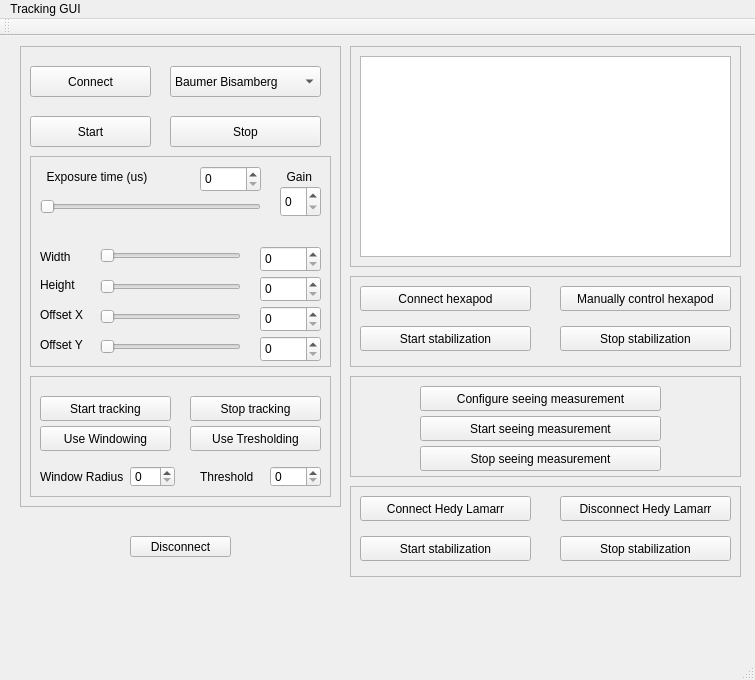
<?xml version="1.0" encoding="UTF-8"?>
<ui version="4.0">
 <class>TrackingGui</class>
 <widget class="QMainWindow" name="TrackingGui">
  <property name="geometry">
   <rect>
    <x>0</x>
    <y>0</y>
    <width>755</width>
    <height>680</height>
   </rect>
  </property>
  <property name="windowTitle">
   <string>TrackingGui</string>
  </property>
  <widget class="QWidget" name="centralWidget">
   <widget class="QFrame" name="F_Camera">
    <property name="geometry">
     <rect>
      <x>20</x>
      <y>10</y>
      <width>321</width>
      <height>461</height>
     </rect>
    </property>
    <property name="frameShape">
     <enum>QFrame::StyledPanel</enum>
    </property>
    <property name="frameShadow">
     <enum>QFrame::Raised</enum>
    </property>
    <widget class="QPushButton" name="PB_ConnectCam">
     <property name="geometry">
      <rect>
       <x>10</x>
       <y>20</y>
       <width>121</width>
       <height>31</height>
      </rect>
     </property>
     <property name="text">
      <string>Connect</string>
     </property>
    </widget>
    <widget class="QPushButton" name="PB_StartCam">
     <property name="geometry">
      <rect>
       <x>10</x>
       <y>70</y>
       <width>121</width>
       <height>31</height>
      </rect>
     </property>
     <property name="text">
      <string>Start</string>
     </property>
    </widget>
    <widget class="QPushButton" name="PB_StopCam">
     <property name="geometry">
      <rect>
       <x>150</x>
       <y>70</y>
       <width>151</width>
       <height>31</height>
      </rect>
     </property>
     <property name="text">
      <string>Stop</string>
     </property>
    </widget>
    <widget class="QFrame" name="TrackingFrame">
     <property name="geometry">
      <rect>
       <x>10</x>
       <y>330</y>
       <width>301</width>
       <height>121</height>
      </rect>
     </property>
     <property name="frameShape">
      <enum>QFrame::StyledPanel</enum>
     </property>
     <property name="frameShadow">
      <enum>QFrame::Raised</enum>
     </property>
     <widget class="QPushButton" name="PB_StartTracking">
      <property name="geometry">
       <rect>
        <x>10</x>
        <y>20</y>
        <width>131</width>
        <height>25</height>
       </rect>
      </property>
      <property name="text">
       <string>Start tracking</string>
      </property>
     </widget>
     <widget class="QSpinBox" name="SB_TrackingThresh">
      <property name="geometry">
       <rect>
        <x>240</x>
        <y>90</y>
        <width>51</width>
        <height>21</height>
       </rect>
      </property>
     </widget>
     <widget class="QLabel" name="Label_TrackingThreshold">
      <property name="geometry">
       <rect>
        <x>170</x>
        <y>90</y>
        <width>61</width>
        <height>21</height>
       </rect>
      </property>
      <property name="text">
       <string>Threshold</string>
      </property>
     </widget>
     <widget class="QLabel" name="Label_WindowRadius">
      <property name="geometry">
       <rect>
        <x>10</x>
        <y>90</y>
        <width>111</width>
        <height>21</height>
       </rect>
      </property>
      <property name="text">
       <string>Window Radius </string>
      </property>
     </widget>
     <widget class="QPushButton" name="PB_StopTracking">
      <property name="geometry">
       <rect>
        <x>160</x>
        <y>20</y>
        <width>131</width>
        <height>25</height>
       </rect>
      </property>
      <property name="text">
       <string>Stop tracking</string>
      </property>
     </widget>
     <widget class="QPushButton" name="PB_UseWindowing">
      <property name="geometry">
       <rect>
        <x>10</x>
        <y>50</y>
        <width>131</width>
        <height>25</height>
       </rect>
      </property>
      <property name="text">
       <string>Use Windowing</string>
      </property>
     </widget>
     <widget class="QPushButton" name="PB_UseThresholding">
      <property name="geometry">
       <rect>
        <x>160</x>
        <y>50</y>
        <width>131</width>
        <height>25</height>
       </rect>
      </property>
      <property name="text">
       <string>Use Tresholding</string>
      </property>
     </widget>
     <widget class="QSpinBox" name="SB_WindowRadius">
      <property name="geometry">
       <rect>
        <x>100</x>
        <y>90</y>
        <width>45</width>
        <height>21</height>
       </rect>
      </property>
     </widget>
    </widget>
    <widget class="QComboBox" name="CB_Baumer">
     <property name="geometry">
      <rect>
       <x>150</x>
       <y>20</y>
       <width>151</width>
       <height>31</height>
      </rect>
     </property>
     <item>
      <property name="text">
       <string>Baumer Bisamberg</string>
      </property>
     </item>
     <item>
      <property name="text">
       <string>Baumer IQOQI</string>
      </property>
     </item>
    </widget>
    <widget class="QFrame" name="CameraFrame">
     <property name="geometry">
      <rect>
       <x>10</x>
       <y>110</y>
       <width>301</width>
       <height>211</height>
      </rect>
     </property>
     <property name="frameShape">
      <enum>QFrame::StyledPanel</enum>
     </property>
     <property name="frameShadow">
      <enum>QFrame::Raised</enum>
     </property>
     <widget class="QLabel" name="Label_OffsetY">
      <property name="geometry">
       <rect>
        <x>10</x>
        <y>180</y>
        <width>54</width>
        <height>17</height>
       </rect>
      </property>
      <property name="text">
       <string>Offset Y</string>
      </property>
     </widget>
     <widget class="QLabel" name="Label_OffsetX">
      <property name="geometry">
       <rect>
        <x>10</x>
        <y>150</y>
        <width>54</width>
        <height>17</height>
       </rect>
      </property>
      <property name="text">
       <string>Offset X</string>
      </property>
     </widget>
     <widget class="QSlider" name="HS_Width">
      <property name="geometry">
       <rect>
        <x>70</x>
        <y>90</y>
        <width>141</width>
        <height>20</height>
       </rect>
      </property>
      <property name="orientation">
       <enum>Qt::Horizontal</enum>
      </property>
     </widget>
     <widget class="QLabel" name="Label_ExposureCam">
      <property name="geometry">
       <rect>
        <x>10</x>
        <y>0</y>
        <width>121</width>
        <height>41</height>
       </rect>
      </property>
      <property name="text">
       <string>  Exposure time (us)</string>
      </property>
     </widget>
     <widget class="QSpinBox" name="SB_ExposureCam">
      <property name="geometry">
       <rect>
        <x>170</x>
        <y>10</y>
        <width>61</width>
        <height>26</height>
       </rect>
      </property>
     </widget>
     <widget class="QLabel" name="Label_FrameSize">
      <property name="geometry">
       <rect>
        <x>10</x>
        <y>90</y>
        <width>41</width>
        <height>21</height>
       </rect>
      </property>
      <property name="text">
       <string>Width</string>
      </property>
     </widget>
     <widget class="QSlider" name="HS_OffsetY">
      <property name="geometry">
       <rect>
        <x>70</x>
        <y>180</y>
        <width>141</width>
        <height>21</height>
       </rect>
      </property>
      <property name="orientation">
       <enum>Qt::Horizontal</enum>
      </property>
     </widget>
     <widget class="QSlider" name="HS_OffsetX">
      <property name="geometry">
       <rect>
        <x>70</x>
        <y>150</y>
        <width>141</width>
        <height>21</height>
       </rect>
      </property>
      <property name="orientation">
       <enum>Qt::Horizontal</enum>
      </property>
     </widget>
     <widget class="QSpinBox" name="SB_GainCam">
      <property name="geometry">
       <rect>
        <x>250</x>
        <y>30</y>
        <width>41</width>
        <height>31</height>
       </rect>
      </property>
     </widget>
     <widget class="QSpinBox" name="SB_Width">
      <property name="geometry">
       <rect>
        <x>230</x>
        <y>90</y>
        <width>61</width>
        <height>26</height>
       </rect>
      </property>
     </widget>
     <widget class="QSlider" name="HS_Height">
      <property name="geometry">
       <rect>
        <x>70</x>
        <y>120</y>
        <width>141</width>
        <height>21</height>
       </rect>
      </property>
      <property name="orientation">
       <enum>Qt::Horizontal</enum>
      </property>
     </widget>
     <widget class="QLabel" name="Label_Gain">
      <property name="geometry">
       <rect>
        <x>250</x>
        <y>0</y>
        <width>41</width>
        <height>41</height>
       </rect>
      </property>
      <property name="text">
       <string>  Gain</string>
      </property>
     </widget>
     <widget class="QSpinBox" name="SB_Height">
      <property name="geometry">
       <rect>
        <x>230</x>
        <y>120</y>
        <width>61</width>
        <height>26</height>
       </rect>
      </property>
     </widget>
     <widget class="QSlider" name="HS_ExposureCam">
      <property name="geometry">
       <rect>
        <x>10</x>
        <y>40</y>
        <width>221</width>
        <height>21</height>
       </rect>
      </property>
      <property name="orientation">
       <enum>Qt::Horizontal</enum>
      </property>
     </widget>
     <widget class="QLabel" name="Label_Height">
      <property name="geometry">
       <rect>
        <x>10</x>
        <y>120</y>
        <width>54</width>
        <height>17</height>
       </rect>
      </property>
      <property name="text">
       <string>Height</string>
      </property>
     </widget>
     <widget class="QSpinBox" name="SB_OffsetY">
      <property name="geometry">
       <rect>
        <x>230</x>
        <y>180</y>
        <width>61</width>
        <height>26</height>
       </rect>
      </property>
     </widget>
     <widget class="QSpinBox" name="SB_OffsetX">
      <property name="geometry">
       <rect>
        <x>230</x>
        <y>150</y>
        <width>61</width>
        <height>26</height>
       </rect>
      </property>
     </widget>
    </widget>
   </widget>
   <widget class="QFrame" name="F_LogCam">
    <property name="geometry">
     <rect>
      <x>350</x>
      <y>10</y>
      <width>391</width>
      <height>221</height>
     </rect>
    </property>
    <property name="frameShape">
     <enum>QFrame::StyledPanel</enum>
    </property>
    <property name="frameShadow">
     <enum>QFrame::Raised</enum>
    </property>
    <widget class="QTextEdit" name="TE_LogCam">
     <property name="geometry">
      <rect>
       <x>10</x>
       <y>10</y>
       <width>371</width>
       <height>201</height>
      </rect>
     </property>
    </widget>
   </widget>
   <widget class="QPushButton" name="PB_Disconnect">
    <property name="geometry">
     <rect>
      <x>130</x>
      <y>500</y>
      <width>101</width>
      <height>21</height>
     </rect>
    </property>
    <property name="text">
     <string>Disconnect</string>
    </property>
   </widget>
   <widget class="QFrame" name="HexapodFrame">
    <property name="geometry">
     <rect>
      <x>350</x>
      <y>240</y>
      <width>391</width>
      <height>91</height>
     </rect>
    </property>
    <property name="frameShape">
     <enum>QFrame::StyledPanel</enum>
    </property>
    <property name="frameShadow">
     <enum>QFrame::Raised</enum>
    </property>
    <widget class="QPushButton" name="PB_StartStabilization">
     <property name="geometry">
      <rect>
       <x>10</x>
       <y>50</y>
       <width>171</width>
       <height>25</height>
      </rect>
     </property>
     <property name="text">
      <string>Start stabilization</string>
     </property>
    </widget>
    <widget class="QPushButton" name="PB_StopStabilization">
     <property name="geometry">
      <rect>
       <x>210</x>
       <y>50</y>
       <width>171</width>
       <height>25</height>
      </rect>
     </property>
     <property name="text">
      <string>Stop stabilization</string>
     </property>
    </widget>
    <widget class="QPushButton" name="PB_ConnectHexapod">
     <property name="geometry">
      <rect>
       <x>10</x>
       <y>10</y>
       <width>171</width>
       <height>25</height>
      </rect>
     </property>
     <property name="text">
      <string>Connect hexapod</string>
     </property>
    </widget>
    <widget class="QPushButton" name="PB_ControlHexapod">
     <property name="geometry">
      <rect>
       <x>210</x>
       <y>10</y>
       <width>171</width>
       <height>25</height>
      </rect>
     </property>
     <property name="text">
      <string>Manually control hexapod</string>
     </property>
    </widget>
   </widget>
   <widget class="QFrame" name="SeeingFrame">
    <property name="geometry">
     <rect>
      <x>350</x>
      <y>340</y>
      <width>391</width>
      <height>101</height>
     </rect>
    </property>
    <property name="frameShape">
     <enum>QFrame::StyledPanel</enum>
    </property>
    <property name="frameShadow">
     <enum>QFrame::Raised</enum>
    </property>
    <widget class="QPushButton" name="PB_ConfigureSeeing">
     <property name="geometry">
      <rect>
       <x>70</x>
       <y>10</y>
       <width>241</width>
       <height>25</height>
      </rect>
     </property>
     <property name="text">
      <string>Configure seeing measurement</string>
     </property>
    </widget>
    <widget class="QPushButton" name="PB_StartSeeingMeasurement">
     <property name="geometry">
      <rect>
       <x>70</x>
       <y>40</y>
       <width>241</width>
       <height>25</height>
      </rect>
     </property>
     <property name="text">
      <string>Start seeing measurement</string>
     </property>
    </widget>
    <widget class="QPushButton" name="PB_StopSeeingMeasurement">
     <property name="geometry">
      <rect>
       <x>70</x>
       <y>70</y>
       <width>241</width>
       <height>25</height>
      </rect>
     </property>
     <property name="text">
      <string>Stop seeing measurement</string>
     </property>
    </widget>
   </widget>
   <widget class="QFrame" name="HedyLamarrFrame">
    <property name="geometry">
     <rect>
      <x>350</x>
      <y>450</y>
      <width>391</width>
      <height>91</height>
     </rect>
    </property>
    <property name="frameShape">
     <enum>QFrame::StyledPanel</enum>
    </property>
    <property name="frameShadow">
     <enum>QFrame::Raised</enum>
    </property>
    <widget class="QPushButton" name="PB_StartHedyLamarrStabilization">
     <property name="geometry">
      <rect>
       <x>10</x>
       <y>50</y>
       <width>171</width>
       <height>25</height>
      </rect>
     </property>
     <property name="text">
      <string>Start stabilization</string>
     </property>
    </widget>
    <widget class="QPushButton" name="PB_StopHedyLamarrStabilization">
     <property name="geometry">
      <rect>
       <x>210</x>
       <y>50</y>
       <width>171</width>
       <height>25</height>
      </rect>
     </property>
     <property name="text">
      <string>Stop stabilization</string>
     </property>
    </widget>
    <widget class="QPushButton" name="PB_ConnectHedyLamarr">
     <property name="geometry">
      <rect>
       <x>10</x>
       <y>10</y>
       <width>171</width>
       <height>25</height>
      </rect>
     </property>
     <property name="text">
      <string>Connect Hedy Lamarr</string>
     </property>
    </widget>
    <widget class="QPushButton" name="PB_DisconnectHedyLamarr">
     <property name="geometry">
      <rect>
       <x>210</x>
       <y>10</y>
       <width>171</width>
       <height>25</height>
      </rect>
     </property>
     <property name="text">
      <string>Disconnect Hedy Lamarr</string>
     </property>
    </widget>
   </widget>
  </widget>
  <widget class="QMenuBar" name="menuBar">
   <property name="geometry">
    <rect>
     <x>0</x>
     <y>0</y>
     <width>755</width>
     <height>39</height>
    </rect>
   </property>
   <widget class="QMenu" name="menuTracking_GUI">
    <property name="title">
     <string>Tracking GUI</string>
    </property>
   </widget>
   <addaction name="menuTracking_GUI"/>
  </widget>
  <widget class="QToolBar" name="mainToolBar">
   <attribute name="toolBarArea">
    <enum>TopToolBarArea</enum>
   </attribute>
   <attribute name="toolBarBreak">
    <bool>false</bool>
   </attribute>
  </widget>
  <widget class="QStatusBar" name="statusBar"/>
 </widget>
 <layoutdefault spacing="6" margin="11"/>
 <resources/>
 <connections/>
</ui>
